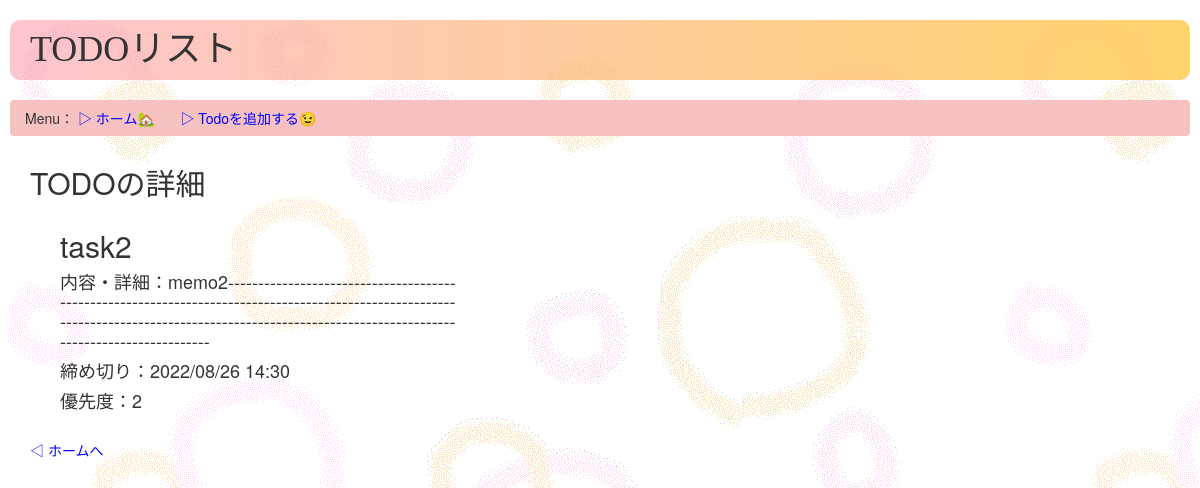
The app's page /todos/34/detail/ with its own data.
### todos/models.py (models this page shows, shortened)
class Todo(models.Model):
    name = models.CharField(max_length=50)
    detail = models.CharField(max_length=200)
    deadline = models.DateTimeField('締め切り')
    priolity = models.IntegerField(choices = PRIOLITY_COICES, default = 3)

### todos/views.py (the view)
# urls.py: path('<int:pk>/detail/', views.DetailView.as_view(), name='detail'),
class DetailView(generic.DetailView):
    model = Todo
    template_name = 'todos/detail.html'

### todos/templates/todos/detail.html (shortened to what this page needs)
<!DOCTYPE html>
<html lang="ja">
<head>
    {% load static %}
    <link rel="stylesheet" href="https://maxcdn.bootstrapcdn.com/bootstrap/3.3.7/css/bootstrap.min.css">
    <link rel="stylesheet" type="text/css" href="{% static 'todos/style.css' %}">
</head>
<body>
    <h1 class="title">TODOリスト</h1>
    <ul class="breadcrumb">
        Menu：
        <li><a href="{% url 'todos:index'%}">▷ ホーム🏡</a></li>
        <li><a href="{% url 'todos:create'%}"> ▷ Todoを追加する😉</a></li>
    </ul>
    <div>
        <h2>TODOの詳細</h2>
        <div>
            <h2>{{ todo.name }}</h2>
            {% if todo.detail == '' %}
            <h4>内容・詳細：特になし</h4>
            {% else %}
            <h4>内容・詳細：{{ todo.detail }}</h4>
            {% endif %}
            <h4>締め切り：{{ todo.deadline | date:'Y/m/d H:i' }}</h4>
            <h4>優先度：{{ todo.priolity }}</h4>
        </div>
        <p><a href="{% url 'todos:index' %}">◁ ホームへ</a> </p>
    </div>
</body>
</html>

### todos/static/todos/style.css (style rules this page uses)
body { background: white url("images/maruhuwa.gif"); }
.title { margin: 20px 10px 20px 10px; padding: 1rem 2rem; border-radius: 10px; background-image: linear-gradient(left, rgba(250, 140, 160, 0.5) 0%, rgba(255, 200, 70, 0.8) 100%); background-image: linear-gradient(to right, rgba(250, 140, 160, 0.5) 0%, rgba(255, 200, 70, 0.8) 100%); font-family: cursive; }
a:link { color: blue; }
.breadcrumb { margin: 10px 10px 10px 10px; background-color: rgb(246, 193, 193); }
div { margin: 30px 0px 30px 30px; }
h4 { width: 400px; }

### records on screen
Todo: name "task2", detail "memo2---------------------------------------------------------------------------------------------------------------------------------------------------------------------------------------------------", deadline "2022/08/26 14:30", priolity "2"
